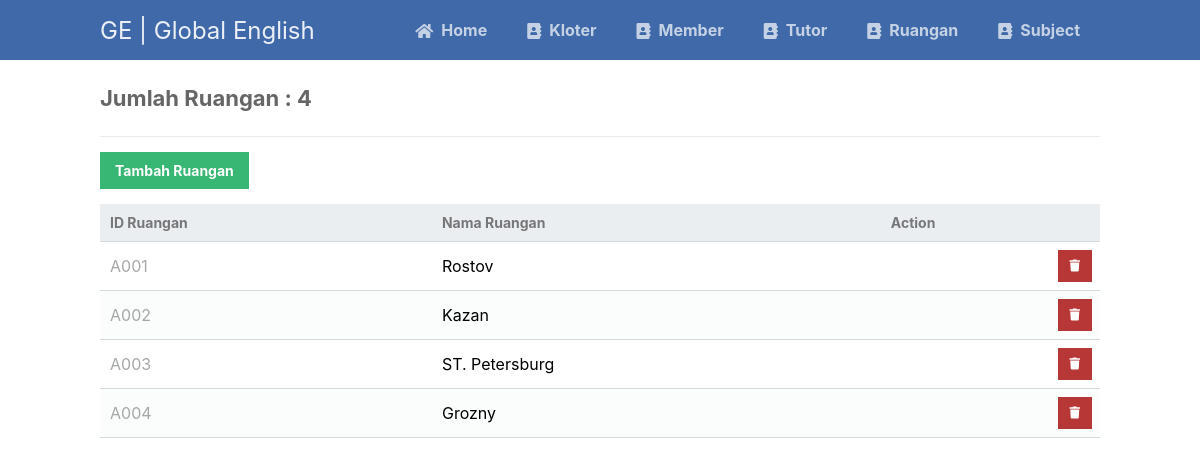
Page /ruangan.php on the committed database.
### tables this page shows
CREATE TABLE `ruangan` (
  `id_ruangan` varchar(11) NOT NULL,
  `nama_ruangan` varchar(30) NOT NULL
);

### ruangan.php (the view, shortened to what this page needs)
<?php
include 'functions.php';
$pdo = pdo_connect_mysql();
$page = isset($_GET['page']) && is_numeric($_GET['page']) ? (int)$_GET['page'] : 1;
$records_per_page = 10;
$stmt = $pdo->prepare('SELECT * FROM ruangan LIMIT :current_page, :record_per_page');
$stmt->bindValue(':current_page', ($page - 1) * $records_per_page, PDO::PARAM_INT);
$stmt->bindValue(':record_per_page', $records_per_page, PDO::PARAM_INT);
$stmt->execute();
$contacts = $stmt->fetchAll(PDO::FETCH_ASSOC);
$num_contacts = $pdo->query('SELECT COUNT(*) FROM ruangan   ')->fetchColumn();
?>
<?= template_header('Read') ?>
<div class="content read">
    <h2>Jumlah Ruangan : <?= $num_contacts ?></h2>
    <a href="createruangan.php" class="create-contact">Tambah Ruangan</a>
    <table>
        <thead>
            <tr>
                <td>ID Ruangan</td>
                <td>Nama Ruangan </td>
                <td>Action</td>
            </tr>
        </thead>
        <tbody>
            <?php foreach ($contacts as $contact) : ?>
                <tr>
                    <td><?= $contact['id_ruangan'] ?></td>
                    <td><?= $contact['nama_ruangan'] ?></td>
                    <td class="actions">
                        <a href="deleteruangan.php?id_ruangan=<?= $contact['id_ruangan'] ?>" class="trash"><i class="fas fa-trash fa-xs"></i></a>
                </tr>
            <?php endforeach; ?>
        </tbody>
    </table>
</div>
<?= template_footer() ?>

### style.css (style rules this page uses)
* { box-sizing: border-box; font-family: -apple-system, BlinkMacSystemFont, "segoe ui", roboto, oxygen, ubuntu, cantarell, "fira sans", "droid sans", "helvetica neue", Arial, sans-serif; font-size: 16px; -webkit-font-smoothing: antialiased; -moz-osx-font-smoothing: grayscale; }
body { background-color: #FFFFFF; margin: 0; }
.content { width: 1000px; margin: 0 auto; }
.content h2 { margin: 0; padding: 25px 0; font-size: 22px; border-bottom: 1px solid #ebebeb; color: #666666; }
.read .create-contact { display: inline-block; text-decoration: none; background-color: #38b673; font-weight: bold; font-size: 14px; color: #FFFFFF; padding: 10px 15px; margin: 15px 0; }
.read table { width: 100%; padding-top: 30px; border-collapse: collapse; }
.read table thead { background-color: #ebeef1; border-bottom: 1px solid #d3dae0; }
.read table thead td { padding: 10px; font-weight: bold; color: #767779; font-size: 14px; }
.read table tbody tr { border-bottom: 1px solid #d3dae0; }
.read table tbody tr:nth-child(even) { background-color: #fbfcfc; }
.read table tbody tr td { padding: 10px; }
.read table tbody tr td:nth-child(1) { color: #a5a7a9; }
.read table tbody tr td.actions { padding: 8px; text-align: right; }
.read table tbody tr td.actions .edit, .read table tbody tr td.actions .trash { display: inline-flex; text-align: right; text-decoration: none; color: #FFFFFF; padding: 10px 12px; }
.read table tbody tr td.actions .trash { background-color: #b73737; }

### rows in the picture
ruangan: id_ruangan "A001", nama_ruangan "Rostov"
ruangan: id_ruangan "A002", nama_ruangan "Kazan"
ruangan: id_ruangan "A003", nama_ruangan "ST. Petersburg"
ruangan: id_ruangan "A004", nama_ruangan "Grozny"

### other values in the picture
$num_contacts "4"
